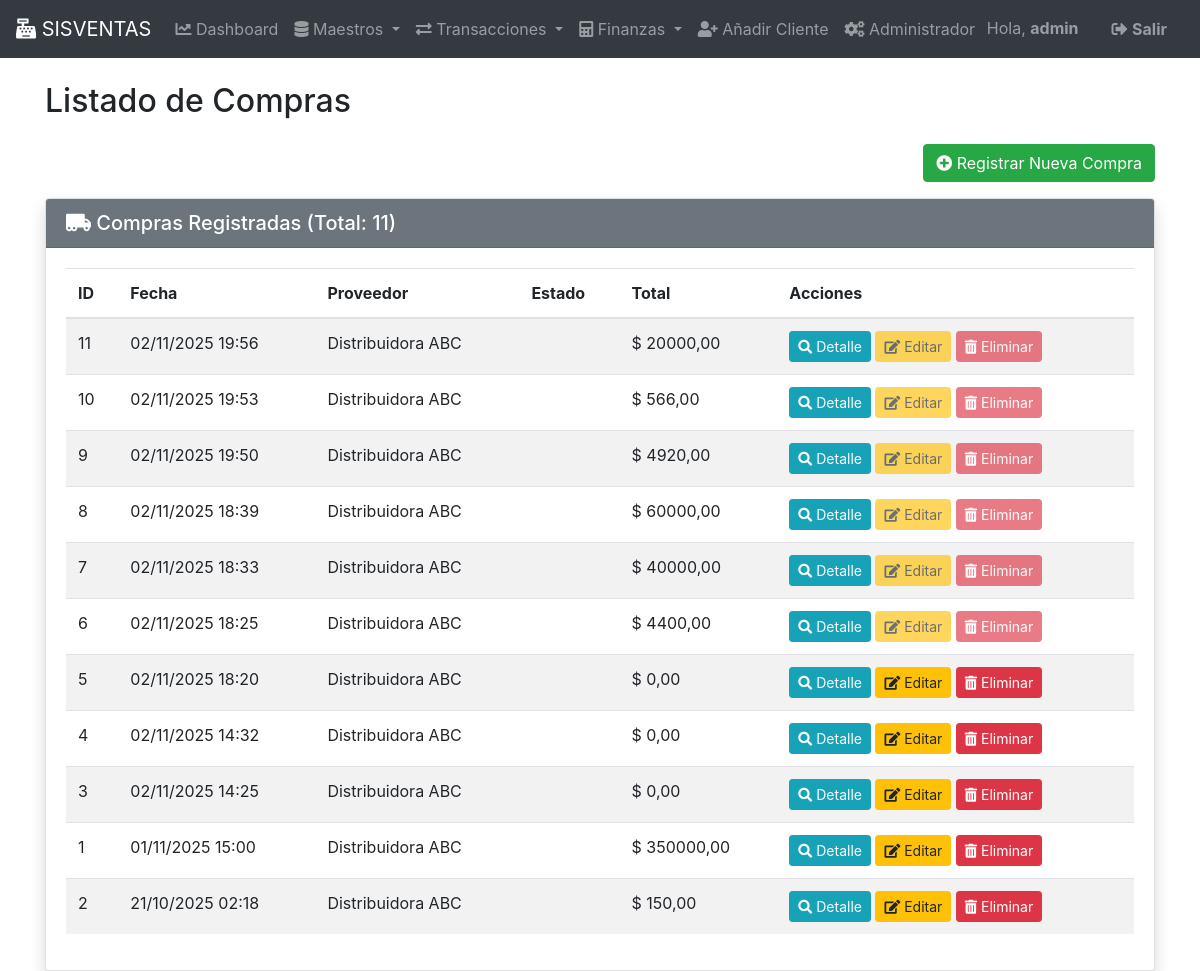
The page /compras/ (signed in) on the database as committed earlier.
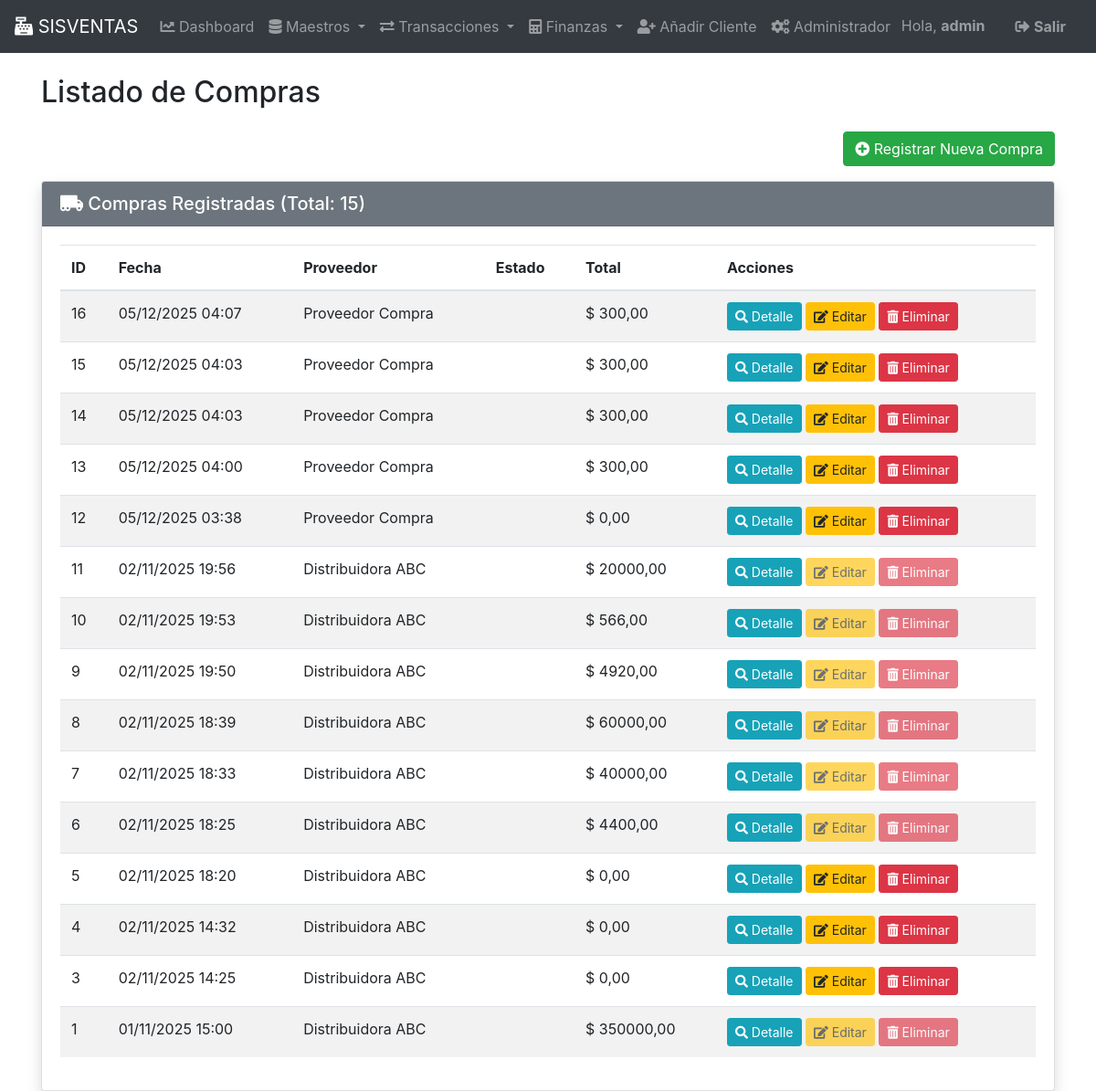
The same page on the database as committed later.
### gestion/models.py (models this page shows, shortened)
class Compra(models.Model):
    proveedor = models.ForeignKey(Proveedor, on_delete=models.PROTECT)
    empleado = models.ForeignKey(Empleado, on_delete=models.SET_NULL, null=True)
    fecha = models.DateTimeField(auto_now_add=True)
    total = models.DecimalField(max_digits=10, decimal_places=2, default=0)
    estado = models.CharField(max_length=50, default='Pendiente')
    class Meta:
        verbose_name_plural = "Compras"

class Proveedor(models.Model):
    nombre = models.CharField(max_length=100, unique=True)
    contacto = models.CharField(max_length=100)
    telefono = models.CharField(max_length=15)
    email = models.EmailField(max_length=255, blank=True, null=True)
    class Meta:
        verbose_name_plural = "Proveedores"
    def __str__(self):
        return self.nombre

### gestion/views.py (the view)
# urls.py: path('compras/', CompraListView.as_view(), name='compra_lista'),
class CompraListView(BaseListView):
    model = Compra
    template_name = 'gestion/compras/compra_list.html'
    context_object_name = 'compras'
    titulo_pagina = 'Listado de Compras'
    ordering = ['-fecha']

### gestion/views_base.py (called while the page is built)
    def get_context_data(self, **kwargs):
        context = super().get_context_data(**kwargs)
        context['titulo_pagina'] = self.titulo_pagina
        return context

### Juan Manuel Gómez Achucarro/sistema_ventas1.1/gestion/templates/gestion/compras/compra_list.html (shortened to what this page needs)
{% extends 'base.html' %}
{% load static %}
{% block content %}
<h2 class="mt-4 mb-4">{{ titulo_pagina }}</h2>
<div class="d-flex justify-content-end mb-3">
    <a href="{% url 'compra_crear' %}" class="btn btn-success">
        <i class="fas fa-plus-circle"></i> Registrar Nueva Compra
    </a>
</div>
<div class="card shadow">
    <div class="card-header bg-secondary text-white">
        <h5 class="mb-0"><i class="fas fa-truck-moving"></i> Compras Registradas (Total: {{ compras|length }})</h5>
    </div>
    <div class="card-body">
        {% if compras %}
        <div class="table-responsive">
            <table class="table table-striped table-hover align-middle">
                <thead>
                    <tr>
                        <th>ID</th>
                        <th>Fecha</th>
                        <th>Proveedor</th>
                        <th>Estado</th>
                        <th>Total</th>
                        <th>Acciones</th>
                    </tr>
                </thead>
                <tbody>
                    {% for compra in compras %}
                    <tr>
                        <td>{{ compra.id }}</td>
                        <td>{{ compra.fecha|date:"d/m/Y H:i" }}</td>
                        <td>{{ compra.proveedor }}</td>
                        <td>{{ compra.get_estado_display }}</td>
                        <td>$ {{ compra.total|floatformat:2 }}</td>
                        <td class="text-nowrap">
                            <a href="{% url 'compra_detalle' pk=compra.pk %}" class="btn btn-sm btn-info" title="Ver Detalle / Editar Items"><i class="fas fa-search"></i> Detalle</a>
                            {% if compra.estado != 'FINALIZADA' %}
                            <a href="{% url 'compra_editar_cabecera' pk=compra.pk %}" class="btn btn-sm btn-warning" title="Editar Cabecera"><i class="fas fa-edit"></i> Editar</a>
                            {% else %}
                            <button class="btn btn-sm btn-warning disabled" title="Compra Finalizada" disabled><i class="fas fa-edit"></i> Editar</button>
                            {% endif %}
                            {% if compra.estado != 'FINALIZADA' %}
                            <a href="{% url 'compra_eliminar' pk=compra.pk %}" class="btn btn-sm btn-danger" title="Eliminar"><i class="fas fa-trash-alt"></i> Eliminar</a>
                            {% else %}
                            <button class="btn btn-sm btn-danger disabled" title="No se puede eliminar una Compra Finalizada" disabled><i class="fas fa-trash-alt"></i> Eliminar</button>
                            {% endif %}
                        </td>
                    </tr>
                    {% empty %}
                    <tr>
                        <td colspan="6" class="text-center">No hay compras registradas.</td>
                    </tr>
                    {% endfor %}
                </tbody>
            </table>
        </div>
        {% else %}
        <div class="alert alert-info" role="alert">
            No hay compras registradas aún.
        </div>
        {% endif %}
    </div>
</div>
{% endblock %}

Rows that differ between the two databases and show on the page:
no longer on this page (row unchanged): Compra: id "2", fecha "21/10/2025 02:18", proveedor "Distribuidora ABC", total "150,00", estado "Pendiente" (drawn)
added Compra: id "16", fecha "05/12/2025 04:07", proveedor "Proveedor Compra", total "300,00", estado "COMPLETADO" (drawn)
added Compra: id "15", fecha "05/12/2025 04:03", proveedor "Proveedor Compra", total "300,00", estado "COMPLETADO" (drawn)
added Compra: id "14", fecha "05/12/2025 04:03", proveedor "Proveedor Compra", total "300,00", estado "COMPLETADO" (drawn)
added Compra: id "13", fecha "05/12/2025 04:00", proveedor "Proveedor Compra", total "300,00", estado "COMPLETADO" (drawn)
added Compra: id "12", fecha "05/12/2025 03:38", proveedor "Proveedor Compra", total "0,00", estado "PENDIENTE" (drawn)
changed Compra id 1: estado "Finalizada" → "FINALIZADA" (drawn)
Other text that changed with them:
{{ compras|length }}: "11" → "15"
